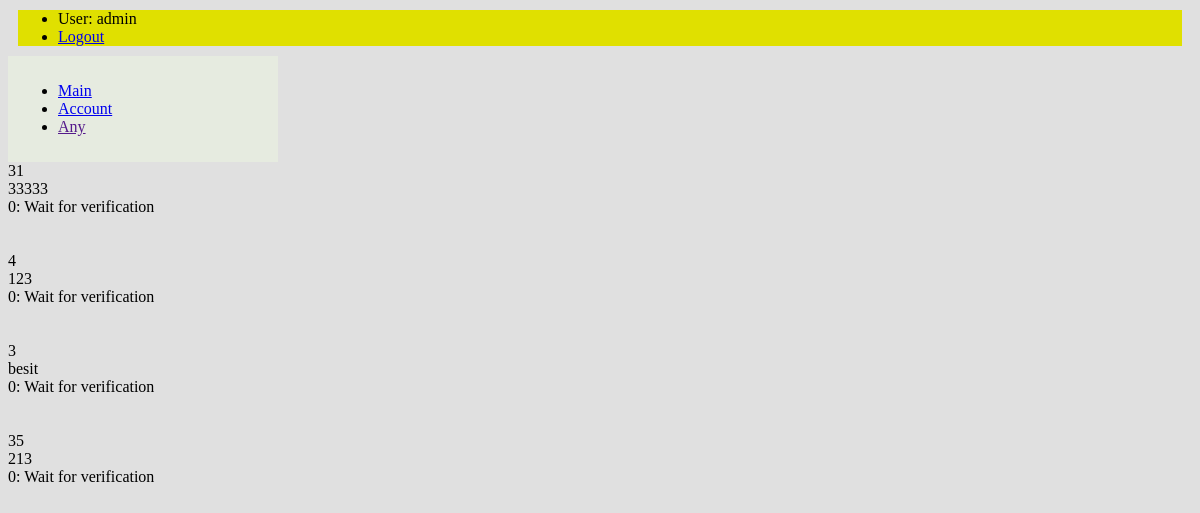
The page /accounts/profile/myReports (signed in) on the database as committed earlier.
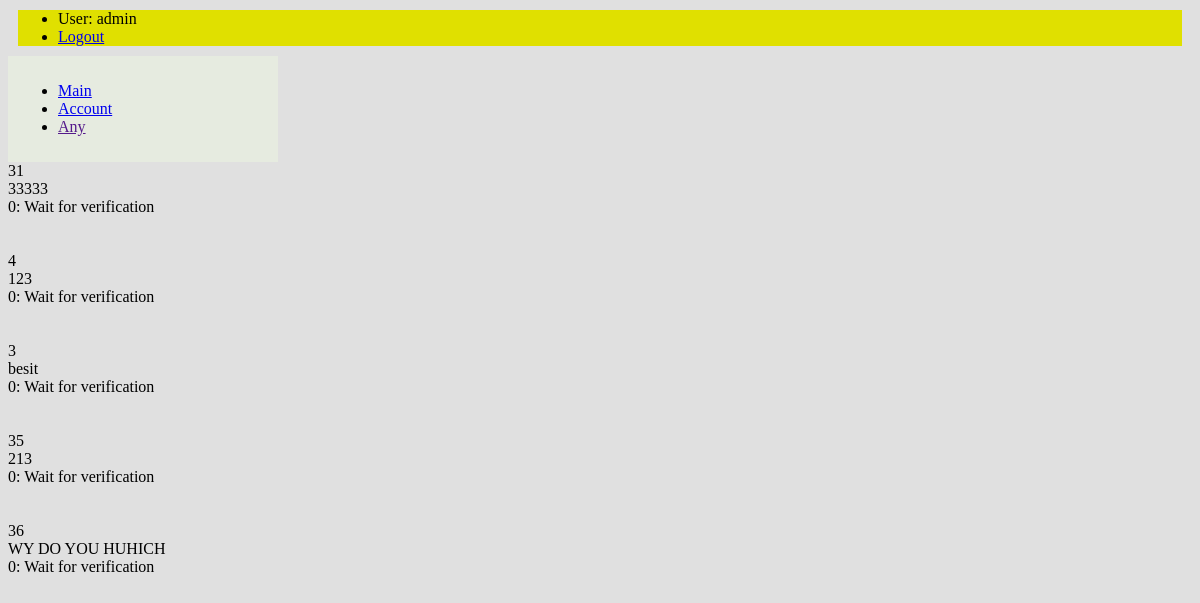
The same page on the database as committed later.
### main/models.py (models this page shows, shortened)
class Reports(models.Model):
    idOfVote = models.CharField('ID голосования', max_length=250, blank=True)
    textOfReport = models.TextField('Текст жалобы')
    status = models.CharField('Статус жалобы', max_length=250,default = '0: Wait for verification', blank=True)
    class Meta:
        verbose_name ="Report"
        verbose_name_plural = "Reports"

### main/views.py (the view)
# urls.py: path('accounts/profile/myReports', views.myReports, name='myReports'),
def myReports(request):
    username = request.user.username
    user = User.objects.get(username=username)
    crReports = str(user.profile.createdReports)
    content = {
        'none': False,
        'data': [],
        'answers': [],
        'values_ans': [],
    }
    i = 0
    createdReportsIds = []
    if crReports != 'none':
        crReportsId = ''
        for ch in crReports:
            if ch != ',':
                crReportsId += ch
            else:
                createdReportsIds.append(int(crReportsId))
                crReportsId = ''
    else:
        content['none'] = True
    for el in createdReportsIds:
        logger.error(str(el))
        content['data'].append(Reports.objects.get(pk=el))
    return render(request, 'registration/myReports.html', content)
    return

### templates/registration/myReports.html (shortened to what this page needs)
{% extends "layout.html" %}
{% block content %}
{%if none != true %}
{%for el in data %}
  {{el.idOfVote}} <br>
  {{el.textOfReport}} <br>
{{el.status}} <br>
<br>
<br>
{%endfor%}
{%endif%}
{% endblock %}

Rows that differ between the two databases and show on the page:
added Reports: idOfVote "36", textOfReport "WY DO YOU HUHICH", status "0: Wait for verification"
